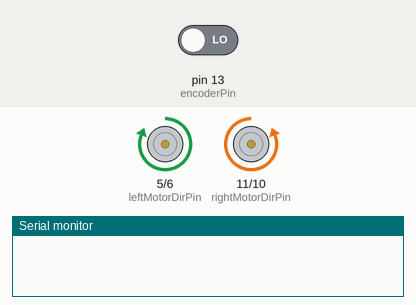
A sketch run on a simulated Arduino Uno, built with avr-gcc and run on an emulated ATmega328P. Shown: direction and speed pins drawn as motors (green arrow = direction pin HIGH = forward, orange = LOW = backward, longer = more drive), the last lines printed to the serial monitor. Inputs (shaded band) come from the test bench; at power-on: pin 13 (encoderPin) LOW.

Above: at 1.2 s.
1.3 s: pin 13 (encoderPin) driven HIGH
At 2.3 s:
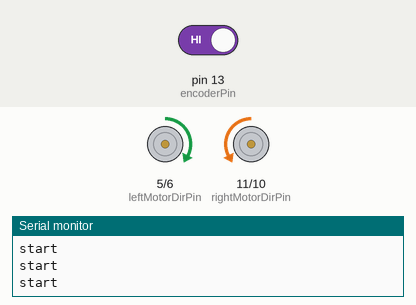
Timing chart, 0 to 4.3 s (numbered marks = the images above; inputs shaded):
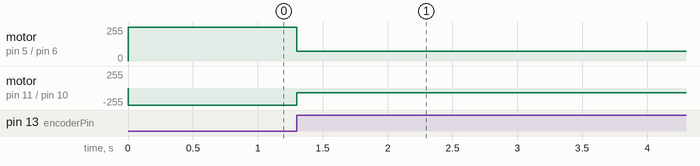

Measured:
- after the input at 1.3 s, motor on pin 5 (leftMotorDirPin) / pin 6 (leftMotorPwmPin): forward 255/255 → forward 72/255 at once; motor on pin 11 (rightMotorDirPin) / pin 10 (rightMotorPwmPin): backward 255/255 → backward 72/255 at once

The sketch:

driveByDistamce.ino
```cpp
double tickesPerRevolution = 22;
const float Pi = 3.14159;
double wheelPerimeter = 2 * Pi * 5;
int wantedDistance = 200;
int rightMotorPwmPin = 10;
int rightMotorDirPin = 11;
int leftMotorPwmPin =  6;
int leftMotorDirPin = 5;
int encoderPin = 13;
double rightMotorPower;
double leftMotorPower;
double turnSpeed = 30;
double driveStraightSpeed = 255;
bool encoderState;
bool lastEncoderState;
double duration;
double encoderVal = 0;

int motors [4] = {rightMotorPwmPin, rightMotorDirPin, leftMotorPwmPin, leftMotorDirPin}; // an array includes all the pins that connected to the motors


void setup() {
  rightMotorPower = driveStraightSpeed;
  leftMotorPower = driveStraightSpeed;
  for (int i = 0; i < 5; i++){
    pinMode (motors[i], OUTPUT);
    }
  analogWrite (motors[0], driveStraightSpeed);
  analogWrite (motors[2], driveStraightSpeed);
  pinMode (encoderPin ,INPUT);
  digitalWrite (motors[3], 1);
  digitalWrite (motors[1], 0);
  Serial.begin (9600);

}

void loop() {

  analogWrite (motors[0], driveStraightSpeed);
  analogWrite (motors[2], driveStraightSpeed);
  bool encoderState = digitalRead (encoderPin);
  if (encoderState == !lastEncoderState){encoderVal++;}
  lastEncoderState = encoderState;
  duration = (encoderVal / tickesPerRevolution) * wheelPerimeter;
  if (duration > 0 && duration < 0.2 * wantedDistance){
    driveStraightSpeed = ((400 * duration)/ wantedDistance) + 70;
    Serial.println ("start");
    }
  else if (duration > 0.2 * wantedDistance && duration < 0.6 * wantedDistance){
    driveStraightSpeed = 150;
    Serial.println ("middle");
    }
  else if (duration > 0.6 * wantedDistance && duration <  wantedDistance){
    driveStraightSpeed = ((-200 * duration)/ wantedDistance) + 70;
    Serial.println ("end");
    }
  else if (duration >  wantedDistance){driveStraightSpeed = 0;}
  analogWrite (motors[0], driveStraightSpeed);
  analogWrite (motors[2], driveStraightSpeed);
}
```
